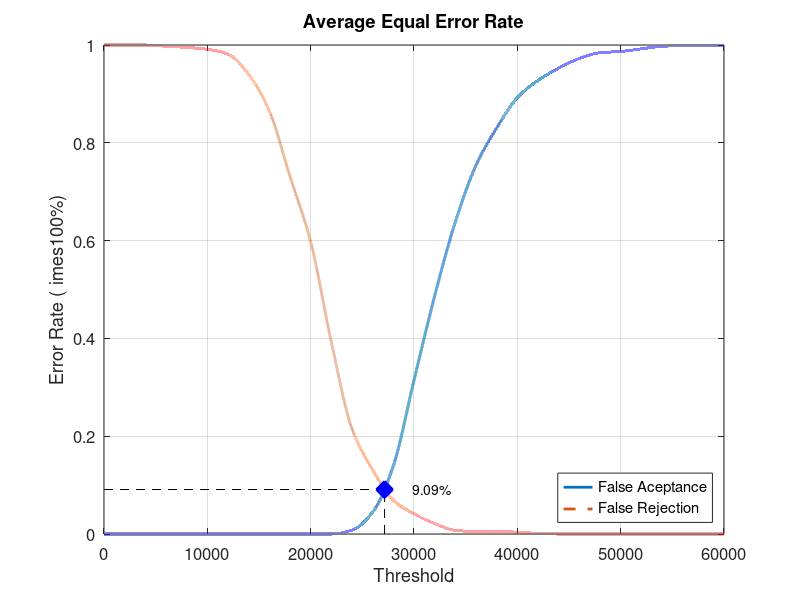
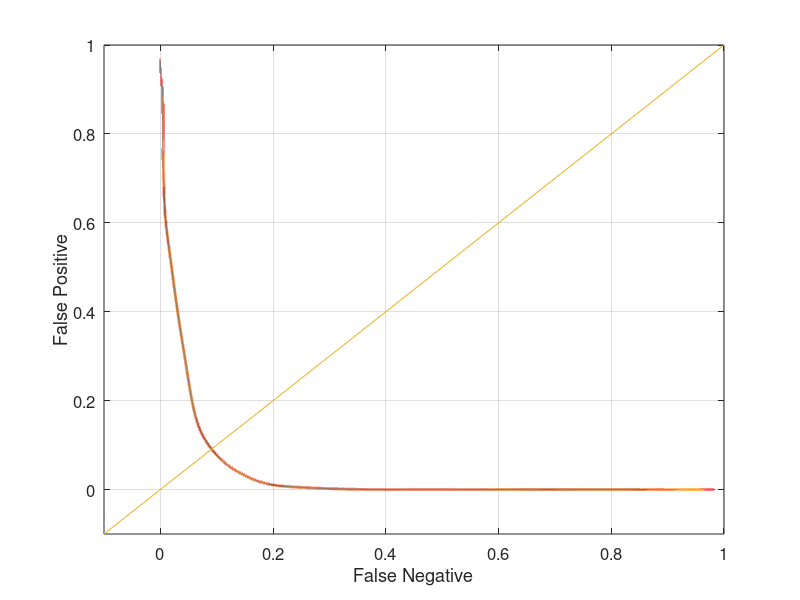

Write MATLAB code to recreate these figures, in order.
close all;
clear;
clc;
x = 0:2000:60000;
xq = 0:0.5:60000;

y0 = [0 0 0 0 0 0 0 0 0 0 0 0 0.00789474 0.0447368 0.139474 0.314474 0.486842 0.638158 0.753947 0.830263 0.892105 0.927632 0.952632 0.972368 0.984211 0.986842 0.992105 0.997368 0.998684 0.998684 1]
yy0 = interp1(x, y0, xq, 'pchip');
y1 = [1 1 1 0.9975 0.995 0.99125 0.98125 0.94 0.865 0.73125 0.5975 0.3925 0.215 0.13125 0.06875 0.04125 0.02125 0.0075 0.005 0.005 0.00375 0.00125 0 0 0 0 0 0 0 0 0]
yy1 = interp1(x, y1, xq, 'pchip');

% Calculating EER: 
y2 = abs(y0 - y1);
find(y2 == min(y2))
yy2 = abs(yy0 - yy1);
xEER = find(yy2 == min(yy2));
xEERIndex = xq(xEER) % X-axis EER
yEER = yy0(xEER) % Y-axis EER

main = figure
plot(xq, yy0,'-','LineWidth', 2);	hold on
plot(xq, yy1,'--','LineWidth', 2);	hold on
plot([xEERIndex xEERIndex], [0 yEER], 'k--');	hold on
plot([0 xEERIndex], [yEER yEER], 'k--');	hold on
plot(xEERIndex, yEER, 'bx', 'LineWidth', 10);	hold on
text(xEERIndex + 10 * xEERIndex / 100, yEER, [num2str(round((10000 * yEER)) / 100) '%'])
legend('False Aceptance', 'False Rejection', 'Location', 'SouthEast')
xlabel('Threshold')
ylabel('Error Rate (	imes100%)')
title('Average Equal Error Rate')
set(gca, 'FontSize', 12)
axis([0 60000 0 1])
grid on

print(main, 'Experiment4AverageMain', '-dpng');
FNRxFPR = figure('Color', [1 1 1]);
plot(yy1, yy0, '-', yy1, yy0, 'LineWidth', 2);
hold on
y = -0.1:0.1:1
plot(y, y); 
set(gca, 'FontSize', 12)
xlabel('False Negative')
ylabel('False Positive')
axis([-0.1 1 -0.1 1])
set(gca, 'FontSize', 12)
grid on

print(FNRxFPR, 'Experiment4AverageFNRxFPR','-dpng');
